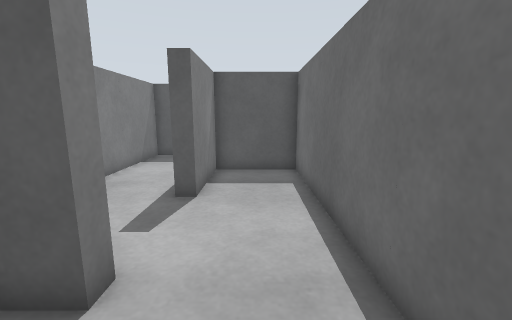
view 1 (above)

23 first-person views from a walk through a Gazebo world. The camera is 0.23 m above the floor, tilts 10° down and sees 90° across. The floor is counted in squares, 0.1 m on a side. Each view is taken from the middle of a square. On the plan, view 1 faces up. The plan holds only what a view shows up to about 17 squares ahead; the rest is blank. The place goes on beyond the plan.

view 2
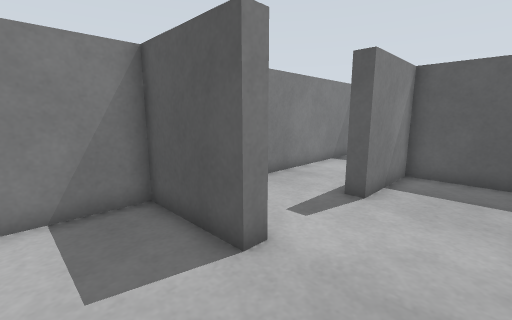

view 3
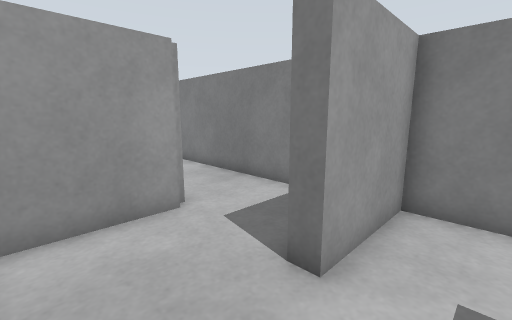

view 4
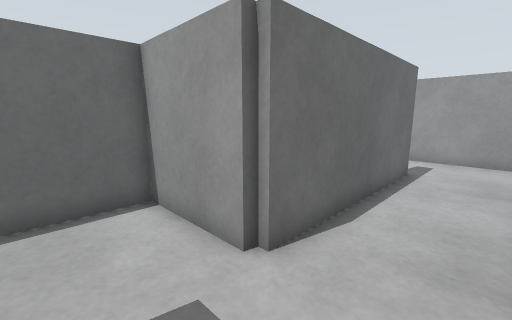

view 5
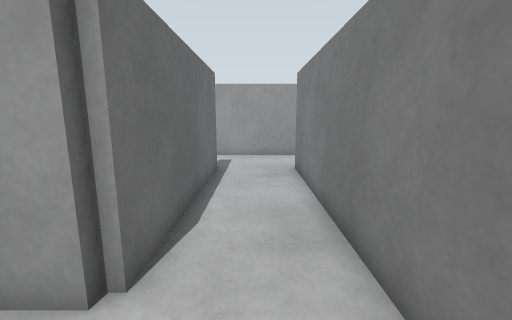

view 6
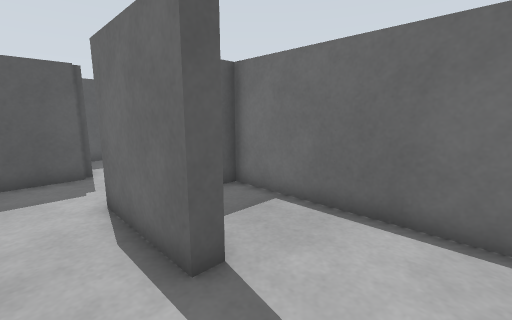

view 7
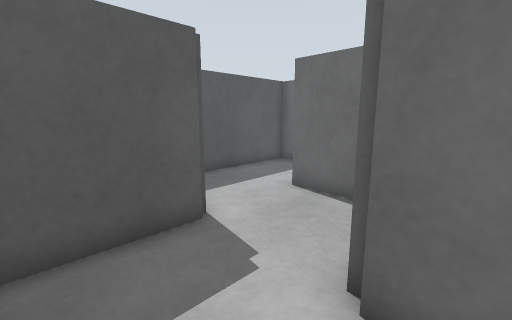

view 8
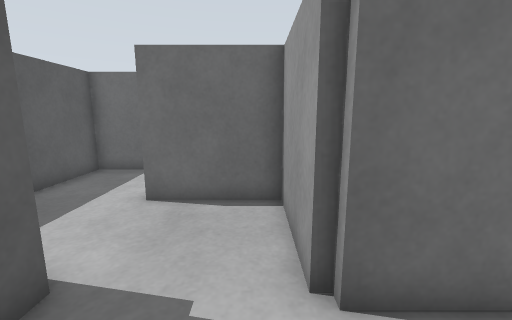

view 9
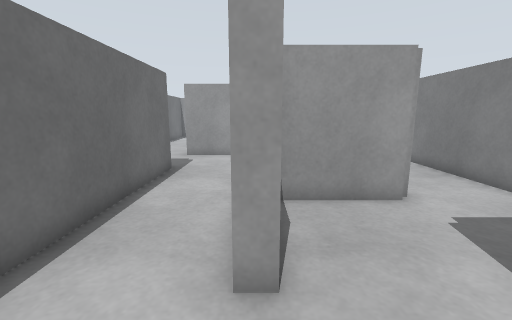

view 10
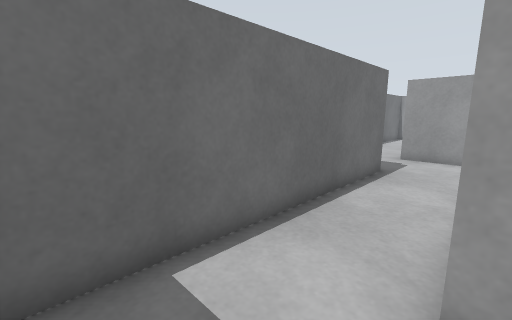

view 11
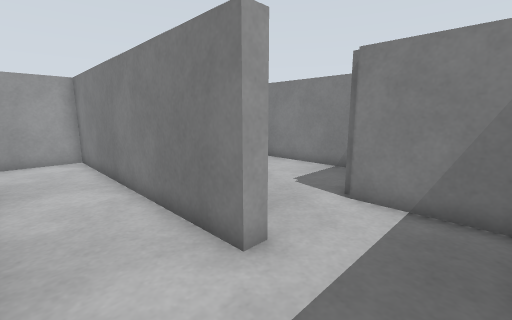

view 12
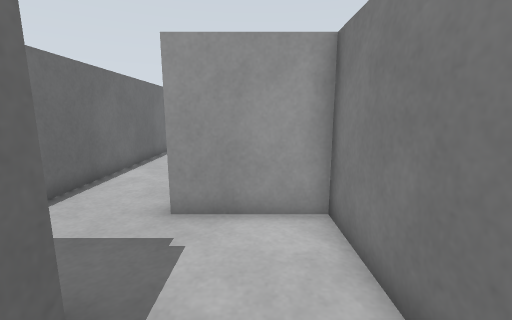

view 13
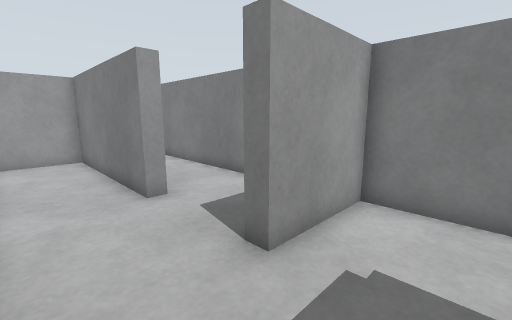

view 14
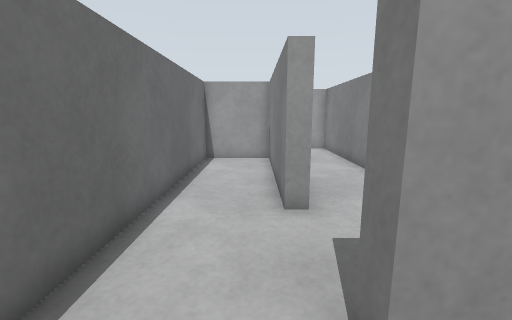

view 15
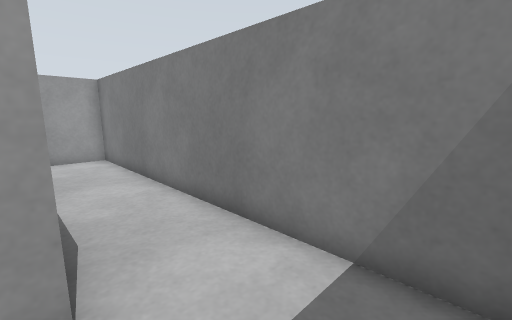

view 16
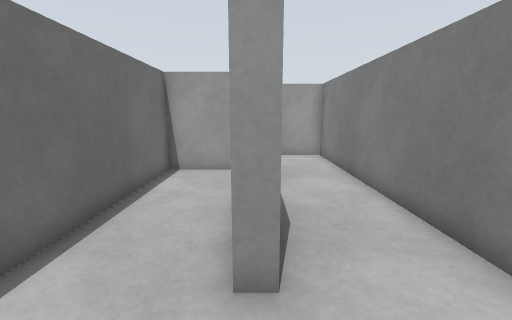

view 17
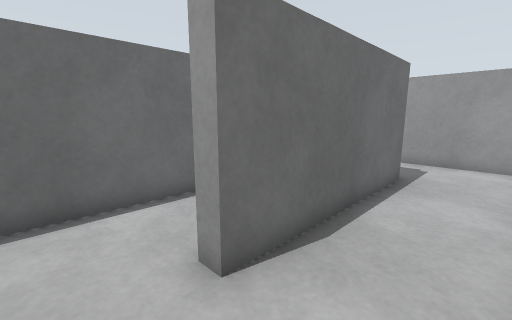

view 18
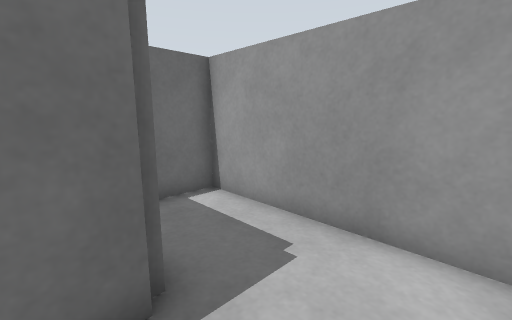

view 19
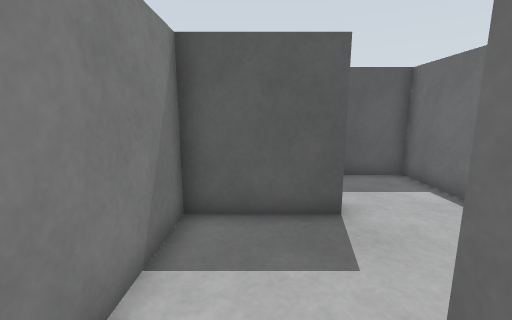

view 20
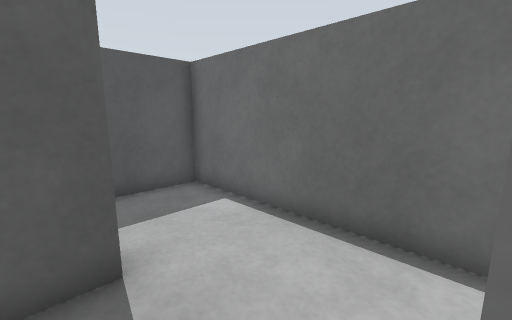

view 21
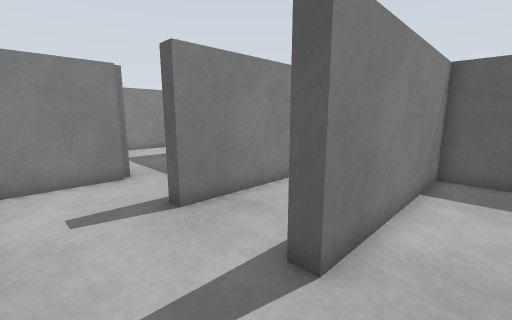

view 22
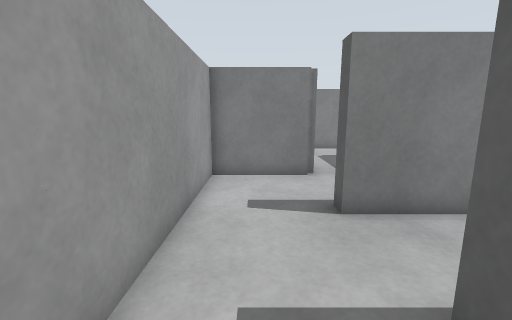

view 23
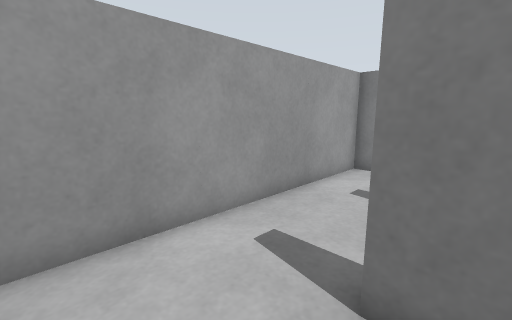

### Floor plan
Ten units are one square. View 1 is at (0, 0); x grows to the right and y downward. Boxes are objects, and circles mark ways between rooms. Rooms are numbered by the first view taken in them; rooms with no view inside come last. Other rooms are left out.
<svg viewBox="-102 -192 204 324">
<path fill="none" stroke="#000" d="M-20 -33 -20 -27M-23 7 17 7 17 -35M17 -35 17 -107 -17 -107 -17 -70M-17 90 -23 90 -23 7M-55 127 -15 127M-20 -27 -57 -27 -57 90M-20 -109 -20 -113M-17 -70 -23 -70 -23 -110M-19 -147 -57 -147 -57 -33 -20 -33M-17 -182 -17 -150M-20 -113 17 -113 17 -150 23 -150M25 -187 -10 -187M23 -150 23 -33 60 -33M57 -69 57 -187 25 -187M97 -35 97 -67 70 -67M57 91 57 10 63 10M60 -27 23 -27 23 127 97 127 97 109M2 13 -17 13 -17 90M-15 127 12 127M63 10 63 87 97 87 97 -35M60 -33 60 -27M-97 89 -97 127 -55 127M-57 90 -64 90"/>
<circle cx="0" cy="-30" r="3" fill="#2a7"/>
<circle cx="-20" cy="-10" r="3" fill="#2a7"/>
<circle cx="-20" cy="-50" r="3" fill="#2a7"/>
<circle cx="-20" cy="110" r="3" fill="#2a7"/>
<circle cx="-60" cy="110" r="3" fill="#2a7"/>
<circle cx="-20" cy="-130" r="3" fill="#2a7"/>
<circle cx="20" cy="-165" r="3" fill="#2a7"/>
<circle cx="60" cy="-50" r="3" fill="#2a7"/>
<circle cx="80" cy="-30" r="3" fill="#2a7"/>
<circle cx="60" cy="-5" r="3" fill="#2a7"/>
<text x="0" y="-20">1</text>
<text x="0" y="-70">2</text>
<text x="-40" y="50">3</text>
<text x="-40" y="-90">4</text>
<text x="0" y="-150">5</text>
<text x="40" y="-110">6</text>
<text x="80" y="-50">7</text>
<text x="50" y="60">8</text>
<text x="0" y="70">9</text>
<text x="80" y="20">10</text>
<text x="-80" y="110">11</text>
</svg>
Room 1 opens to room 2. Room 1 opens to room 3. Room 2 opens to room 4. Room 3 opens to room 9. Room 3 opens to room 11. Room 4 opens to room 5. Room 5 opens to room 6. Room 6 opens to room 7. Room 7 opens to room 10. Room 8 opens to room 10.

Where each view was taken, in squares from view 1:
view 1: 0 up, 0 right, facing up
view 2: 0 up, 1 right, facing up-left
view 3: 5 up, 1 right, facing down-left
view 4: 2 up, 5 left, facing down-right
view 5: 2 up, 4 left, facing down
view 6: 4 up, 4 left, facing up-right
view 7: 10 up, 5 left, facing up-right
view 8: 12 up, 5 left, facing right
view 9: 18 up, 2 right, facing down
view 10: 18 up, 2 right, facing down-right
view 11: 18 up, 5 right, facing down-left
view 12: 9 up, 4 right, facing down
view 13: 6 up, 9 right, facing down-left
view 14: 5 up, 7 right, facing down
view 15: 2 up, 6 right, facing down-left
view 16: 2 up, 6 right, facing down
view 17: 1 up, 3 right, facing down-right
view 18: 8 down, 3 right, facing down-right
view 19: 3 down, 4 right, facing up
view 20: 1 down, 5 right, facing up-right
view 21: 12 down, 0 right, facing up-left
view 22: 11 down, 0 right, facing left
view 23: 8 down, 1 right, facing down-left
